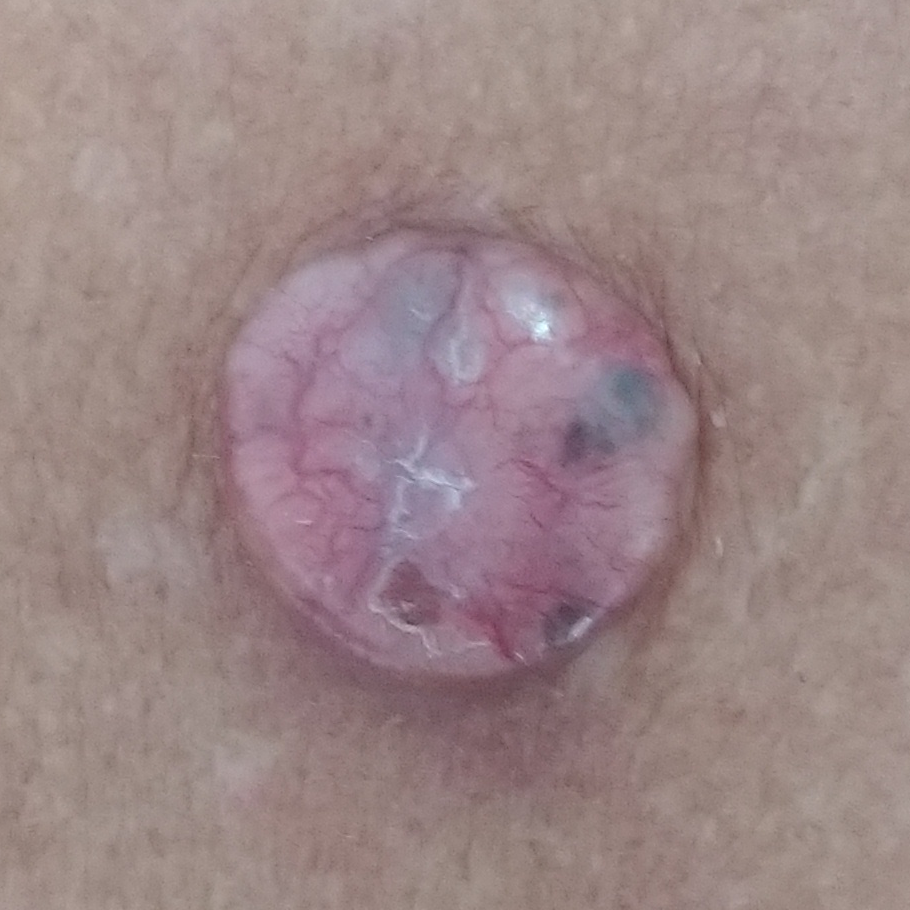
#> input picture color/test_image.png, 910 x 910 px
$ python -i HairRemovalNew.py   (imports and definitions only)
#> lines starting #> are read from the running program, lines starting #| are printed output that depends on the picture; after the words box and inside, x2 and y2 are one past the last pixel; in counts of white or black regions, pixels touching at a corner belong together
# Requirements
import cv2 as cv
import numpy as np
import math

# Functions
def reverseImage(img):
    # Color reverser start
    # Copy the image and turn it into floats
    # Makes it possible to work with 0-1 range
    img_reverse = img.copy()
    img_reverse = img_reverse.astype(float)

    # Find dimensions of image to loop through all pixels
    dimensions = list(np.shape(img_reverse))[:2]

    # Loop through all pixels
    for x in range(dimensions[0]):
        for y in range(dimensions[1]):
            # bgr color, b=0   g = 1   r = 2

            # Convert range from 0-255 to 0-1
            img_reverse[x,y,2] = img_reverse[x,y,2] / 255
            img_reverse[x,y,1] = img_reverse[x,y,1] / 255
            img_reverse[x,y,0] = img_reverse[x,y,0] / 255

            # Reverse colors to make black -> white and white -> black
            img_reverse[x,y,2] = img_reverse[x,y,2] * -1 + 1
            img_reverse[x,y,1] = img_reverse[x,y,1] * -1 + 1
            img_reverse[x,y,0] = img_reverse[x,y,0] * -1 + 1

            # Convert range from 0-1 to 0-255
            img_reverse[x,y,2] = img_reverse[x,y,2] * 255
            img_reverse[x,y,1] = img_reverse[x,y,1] * 255
            img_reverse[x,y,0] = img_reverse[x,y,0] * 255

    img_reverse = np.clip(img_reverse.astype(np.uint8), 0, 255)
    # Color reverser end
    # Make a grayscale image as well
    gray_reverse = cv.cvtColor(img_reverse, cv.COLOR_BGR2GRAY)
    return img_reverse, gray_reverse

def hairFeatures(img):
    # ---------------------------------------------------------------------- #
    # Run some preparations for both dark and white hairs. Get the kernel size and define the kernel.
    # ---------------------------------------------------------------------- #

    # Parameter calculation pipeline (assumes image is between 500x500 and 1000x1000)
    # Finding the dimensions of the image and finding the square root of their products.
    dimensions = list(np.shape(img))[:2]
    size = int(math.sqrt(dimensions[0]*dimensions[1]))
    # print("Image_size:", size)

    # Normalizing the size and clamping between 0 - 1
    size = (size-500)/500
    if size < 0:
        size = 0
    elif size > 1:
        size = 1
    # print("Normal_size:", size)

    # Calculating kernel size based on smoothstep value. Round to nearest integer
    kernel_size = round(size * 15 + 10)
    # print("Kernel_size:", kernel_size)

    # Kernel for the morphological filtering
    kernel = cv.getStructuringElement(cv.MORPH_CROSS, (kernel_size, kernel_size))

    # Calculate the grayscale image
    gray = cv.cvtColor(img, cv.COLOR_BGR2GRAY)

    # Calculate the reversed image used for the white hairs
    imgreverse, grayreverse = reverseImage(img)

    # ---------------------------------------------------------------------- #
    # Run the blackhat on the dark hairs, and calculate the score.
    # ---------------------------------------------------------------------- #

    # Perform the blackHat filtering on the grayscale image to find the hair countours
    blackhatBlack = cv.morphologyEx(gray, cv.MORPH_BLACKHAT, kernel)

    # Sum up the blackHat and normalize to find the blackhat score (I'm literally just guessing with the *10, as the highest blackhat score I've seen is about 0.09)
    blackhatScoreBlack = (blackhatBlack.sum()/(dimensions[0]*dimensions[1]*255))*10
    # I'll clamp it just in case though
    if blackhatScoreBlack < 0:
        blackhatScoreBlack = 0
    elif blackhatScoreBlack > 1:
        blackhatScoreBlack = 1

    # This reversal is done to turn the HIGH amounts of hair into a LOW threshold (reverse is turned off for testing purposes)
    # reverseBlackhatScore = blackhatScoreBlack * (-1) + 1
    # print("Blackhat_score_black:", blackhatScoreBlack)

    # Calculating smoothstep based on blackhat score (reverse is turned off for testing purposes)
    # reverseSmoothstepBlackhat = -2*reverseBlackhatScore**3 + 3*reverseBlackhatScore**2
    smoothstepBlackhat = -2*blackhatScoreBlack**3 + 3*blackhatScoreBlack**2
    # print("Smoothstep_blackhat:", smoothstepBlackhat)

    # Calculating inpainting threshold based on blackhat smoothstep and round to nearest integer (range is 5 - 25)
    thresholdBlack = round(smoothstepBlackhat * 20 + 5)
    # print("Threshold_black:", thresholdBlack)

    # ---------------------------------------------------------------------- #
    # Run the blackhat on the white hairs, and calculate the score.
    # ---------------------------------------------------------------------- #

    # Perform the blackHat filtering on the grayscale image to find the hair countours
    blackhatWhite = cv.morphologyEx(grayreverse, cv.MORPH_BLACKHAT, kernel)

    # Sum up the blackHat and normalize to find the blackhat score (I'm literally just guessing with the *10, as the highest blackhat score I've seen is about 0.09)
    blackhatScoreWhite = (blackhatWhite.sum()/(dimensions[0]*dimensions[1]*255))*10
    # I'll clamp it just in case though
    if blackhatScoreWhite < 0:
        blackhatScoreWhite = 0
    elif blackhatScoreWhite > 1:
        blackhatScoreWhite = 1

    # This reversal is done to turn the HIGH amounts of hair into a LOW threshold (reverse is turned off for testing purposes)
    # reverseBlackhatScore = blackhatScoreWhite * (-1) + 1
    # print("Blackhat_score_white:", blackhatScoreWhite)

    # Calculating smoothstep based on blackhat score
    smoothstepBlackhat = -2*blackhatScoreWhite**3 + 3*blackhatScoreWhite**2
    # reverseSmoothstepBlackhat = -2*reverseBlackhatScore**3 + 3*reverseBlackhatScore**2
    # print("Smoothstep_blackhat:", smoothstepBlackhat)

    # Calculating inpainting threshold based on blackhat smoothstep and round to nearest integer
    thresholdWhite = round(smoothstepBlackhat * 20 + 5)
    # print("Threshold_white:", thresholdWhite)

    # ---------------------------------------------------------------------- #
    # Now return the 6 values: blackhatBlack, blackhatScoreBlack, thresholdBlack, blackhatWhite, blackhatScoreWhite, thresholdWhite
    # ---------------------------------------------------------------------- #

    return blackhatBlack, blackhatScoreBlack, thresholdBlack, blackhatWhite, blackhatScoreWhite, thresholdWhite

def removeHairNew(img, radius=3):
    # First get all of the features and scores.
    blackhatBlack, blackhatScoreBlack, thresholdBlack, blackhatWhite, blackhatScoreWhite, thresholdWhite = hairFeatures(img)

    # [4 lines of commented-out code are left out]

    if blackhatScoreBlack <= blackhatScoreWhite and blackhatScoreWhite > 0.9:
        # intensify the hair countours in preparation for the inpainting algorithm
        _, thresh = cv.threshold(blackhatBlack, thresholdBlack, 255, cv.THRESH_BINARY)

        # inpaint the original image depending on the mask
        img_out = cv.inpaint(img, thresh, radius, cv.INPAINT_TELEA)
    elif blackhatScoreWhite > blackhatScoreBlack:
        # intensify the hair countours in preparation for the inpainting algorithm
        _, thresh = cv.threshold(blackhatWhite, thresholdWhite, 255, cv.THRESH_BINARY)

        # inpaint the original image depending on the mask
        img_out = cv.inpaint(img, thresh, radius, cv.INPAINT_TELEA)
    else:
        # intensify the hair countours in preparation for the inpainting algorithm
        _, thresh = cv.threshold(blackhatBlack, thresholdBlack, 255, cv.THRESH_BINARY)

        # inpaint the original image depending on the mask
        img_out = cv.inpaint(img, thresh, radius, cv.INPAINT_TELEA)
    return img_out

>>> import cv2
>>> picture = cv2.imread('../color/test_image.png')
#> picture is the input picture: shape (910, 910, 3); mean B, G, R 134.4, 134.2, 155.7
>>> result = removeHairNew(picture)
#> in hairFeatures, `gray = cv.cvtColor(img, cv.COLOR_BGR2GRAY)`:
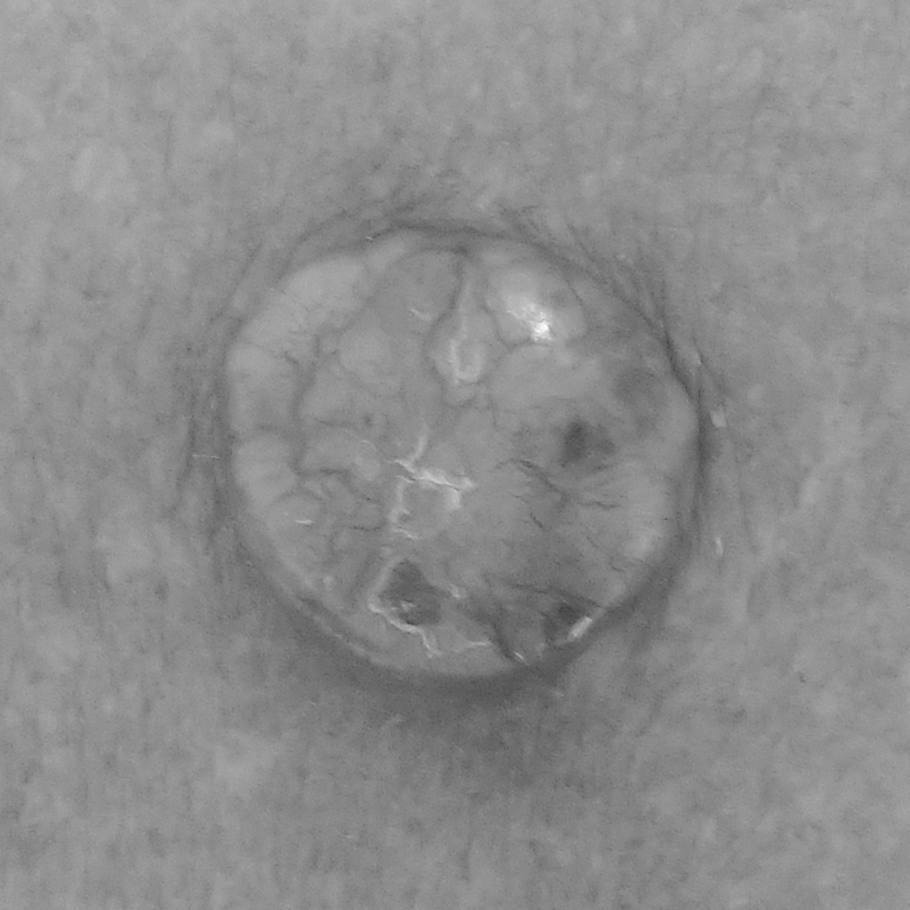
#> gray: shape (910, 910); min 64, max 251, mean 140.6
#> after the loop in reverseImage, `for x in range(dimensions[0]):`:
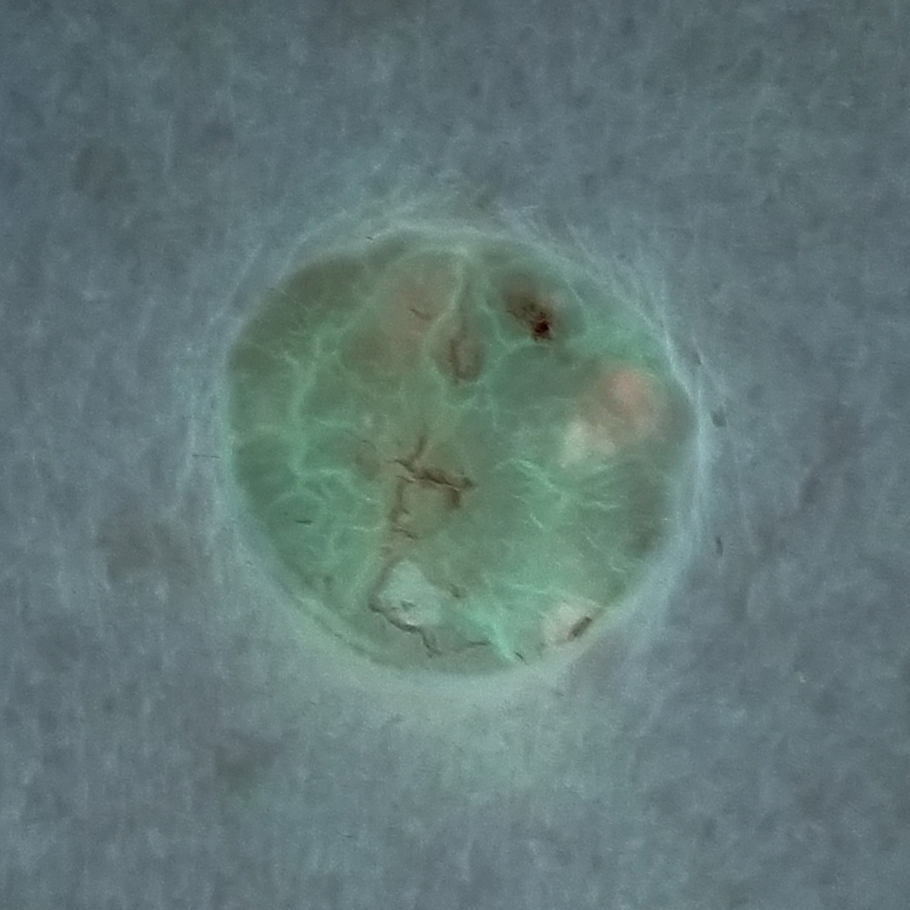
#> img_reverse: shape (910, 910, 3) float64; mean B, G, R 120.6, 120.8, 99.3
#> in reverseImage, `gray_reverse = cv.cvtColor(img_reverse, cv.COLOR_BGR2GRAY)`:
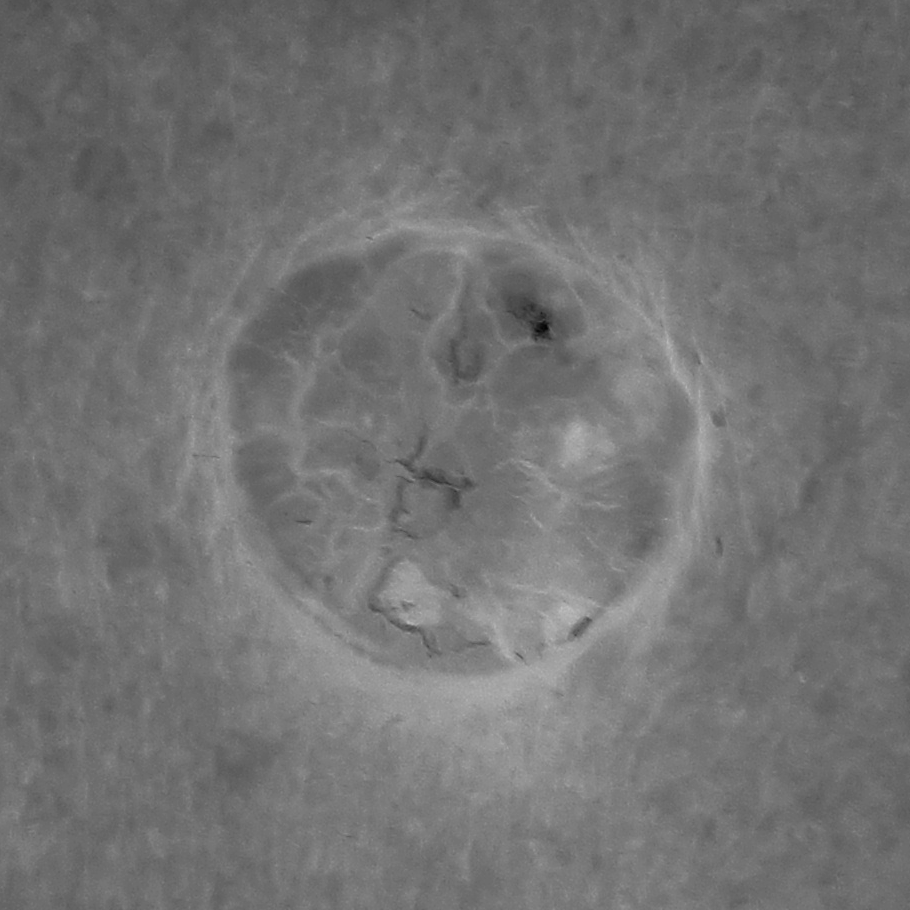
#> gray_reverse: shape (910, 910); min 4, max 191, mean 114.1
#> in hairFeatures, `blackhatBlack = cv.morphologyEx(gray, cv.MORPH_BLACKHAT, kernel)`:
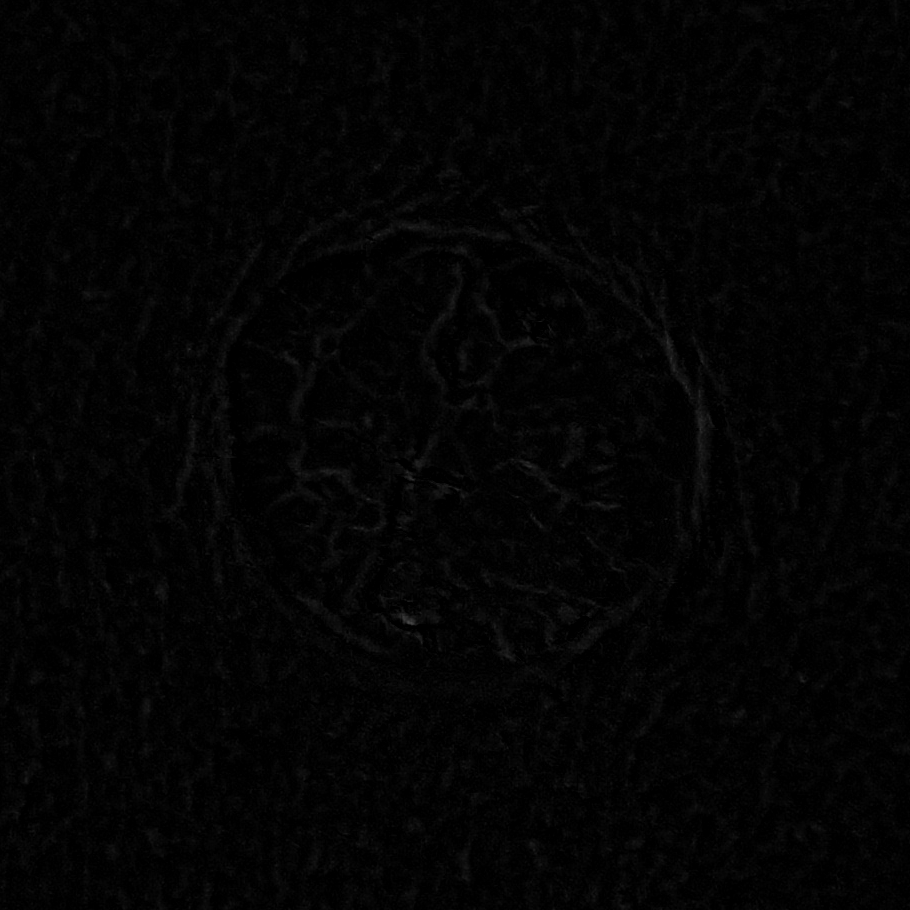
#> blackhatBlack: shape (910, 910); min 0, max 73, mean 3.5
#> in hairFeatures, `blackhatScoreBlack = (blackhatBlack.sum()/(dimensions[0]*dimensions[1]..`: blackhatScoreBlack = 0.137
#> in hairFeatures, `smoothstepBlackhat = -2*blackhatScoreBlack**3 + 3*blackhatScoreBlack**2`: smoothstepBlackhat = 0.0508
#> in hairFeatures, `thresholdBlack = round(smoothstepBlackhat * 20 + 5)`: thresholdBlack = 6
#> in hairFeatures, `blackhatScoreWhite = (blackhatWhite.sum()/(dimensions[0]*dimensions[1]..`: blackhatScoreWhite = 0.137
#> in hairFeatures, `smoothstepBlackhat = -2*blackhatScoreWhite**3 + 3*blackhatScoreWhite**2`: smoothstepBlackhat = 0.0515
#> in hairFeatures, `thresholdWhite = round(smoothstepBlackhat * 20 + 5)`: thresholdWhite = 6
#> in removeHairNew, `blackhatBlack, blackhatScoreBlack, thresholdBlack, blackhatWhite, blac..`: blackhatScoreBlack = 0.137; thresholdBlack = 6; blackhatScoreWhite = 0.137; thresholdWhite = 6
#> in removeHairNew, `_, thresh = cv.threshold(blackhatWhite, thresholdWhite, 255, cv.THRESH..`:
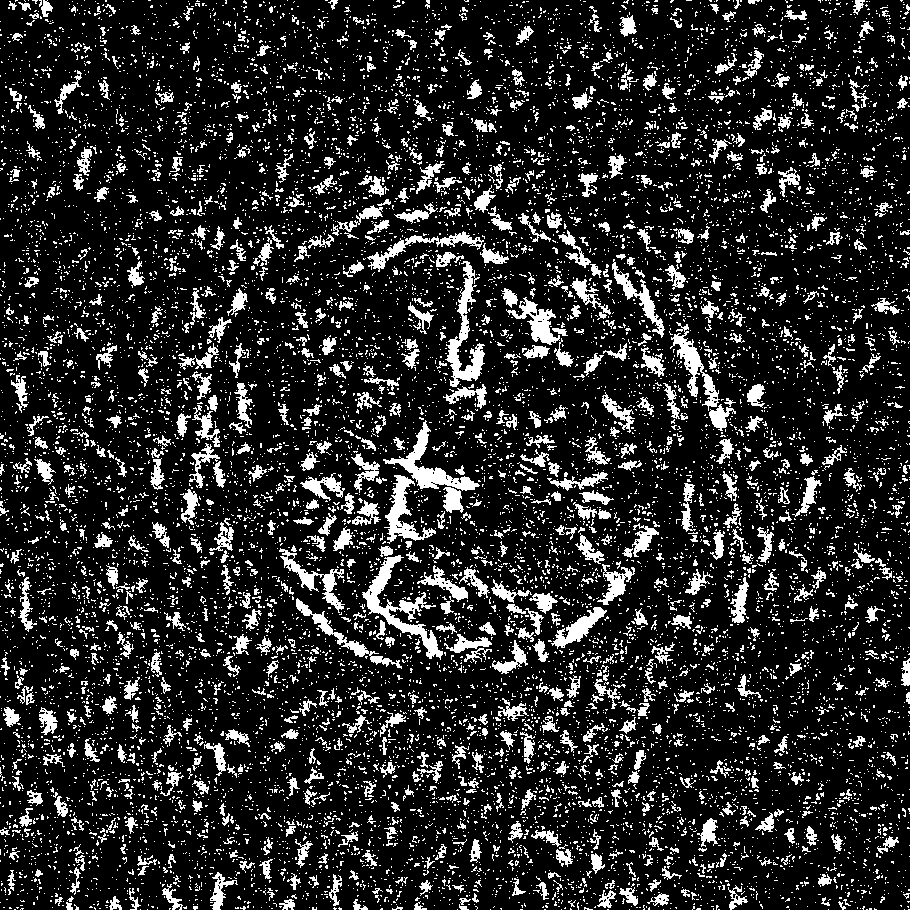
#> thresh: shape (910, 910); 15.8% white; 13121 white regions (12097 under 20 px), largest, box (x1, y1, x2, y2) and area: (362, 555, 443, 660) 1917, (445, 261, 485, 387) 1586, (383, 420, 480, 491) 1514
